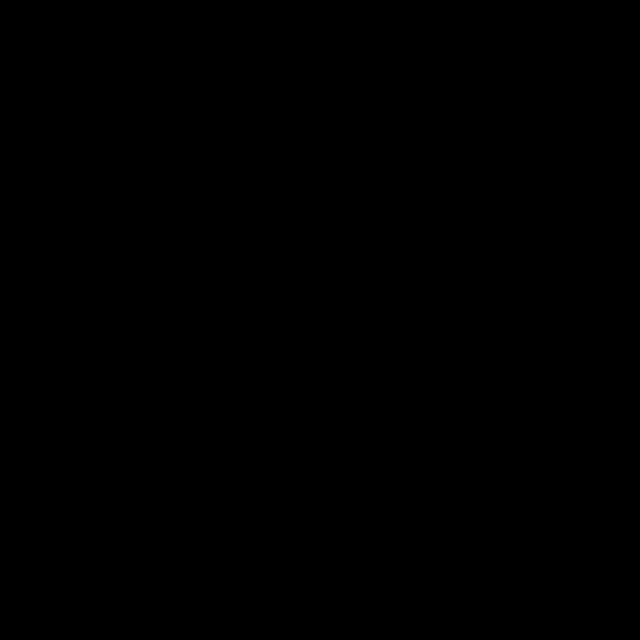
Frame 1 (no input)
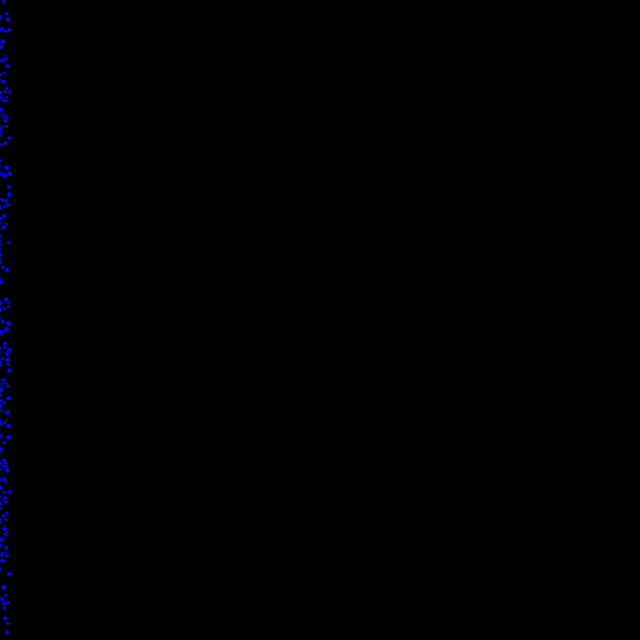
Frame 60 (the mouse pressed at the canvas centre just before this capture)
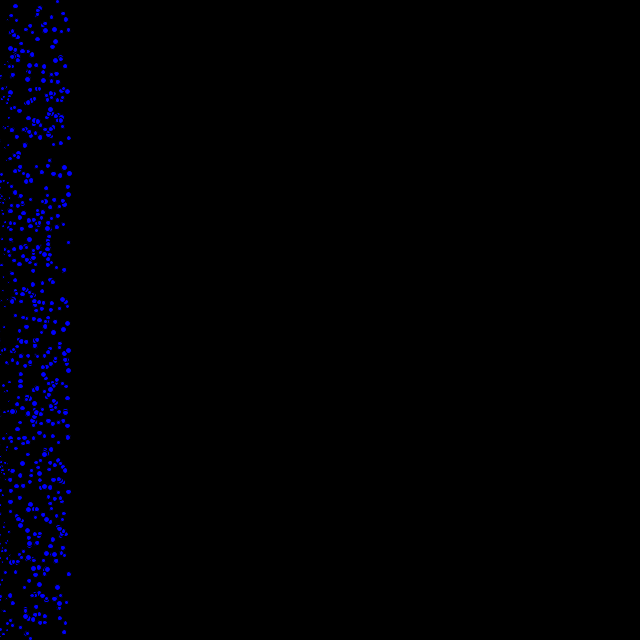
Frame 120 (the mouse held since frame 60 and released just before this capture)

The Processing sketch that drew these frames (run headless with seeded random() and noise(); from frame 60 on, the mouse is pressed at the canvas centre):

// Processing sketch: processing_141041
// ── processing_141041.pde

final int NUMSTARS = 1000;

Star[] s;

void setup() {
  size(640, 640);
  s = new Star[NUMSTARS];
  for (int i = 0; i < NUMSTARS; i ++)
    s[i] = new Star();
}

void draw() {
  background(0);
  for (int i = 0; i < NUMSTARS; i ++)
    s[i].draw();
}

class Star {
  PVector pos, target, direction, velocity;
  float size, limit;
  Star() {
    size = random(2, 6);
    if (size >= 2 && size < 4) {
      limit = random(0.1, 0.5);
    }
    else limit = random(0.5, 1);
    direction = new PVector(0, 0);
    pos = new PVector(random(-50, -100), random(0, 640));
    target = new PVector(700, pos.y);
    velocity = new PVector(0, 0);
  }

  void draw() {
    direction = PVector.sub(target, pos);
    float separation = direction.mag();
    float distance = separation;
    direction.normalize();
    direction.mult(0.5);
    PVector acceleration = direction;

    velocity.add(acceleration);
    velocity.limit(limit);
    pos.add(velocity);
    fill(pos.x-100, 0, PVector.dist(target,pos));
    ellipse(pos.x, pos.y, size, size);
    if (pos.x > 690) {
      direction = new PVector(0, 0);
      pos = new PVector(random(-50, -100), random(0, 640));
      target = new PVector(700, pos.y);
      velocity = new PVector(0, 0);
    }
  }
}
